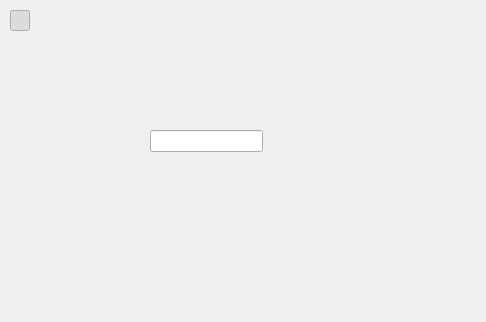
<?xml version="1.0" encoding="UTF-8"?>
<ui version="4.0">
 <class>contrat_ar</class>
 <widget class="QWidget" name="contrat_ar">
  <property name="geometry">
   <rect>
    <x>0</x>
    <y>0</y>
    <width>486</width>
    <height>322</height>
   </rect>
  </property>
  <property name="windowTitle">
   <string>Form</string>
  </property>
  <widget class="QLineEdit" name="id_ca">
   <property name="geometry">
    <rect>
     <x>150</x>
     <y>130</y>
     <width>113</width>
     <height>22</height>
    </rect>
   </property>
  </widget>
  <widget class="QPushButton" name="caa">
   <property name="geometry">
    <rect>
     <x>10</x>
     <y>10</y>
     <width>20</width>
     <height>21</height>
    </rect>
   </property>
   <property name="text">
    <string/>
   </property>
   <property name="checkable">
    <bool>true</bool>
   </property>
   <property name="checked">
    <bool>true</bool>
   </property>
  </widget>
 </widget>
 <resources/>
 <connections/>
</ui>
